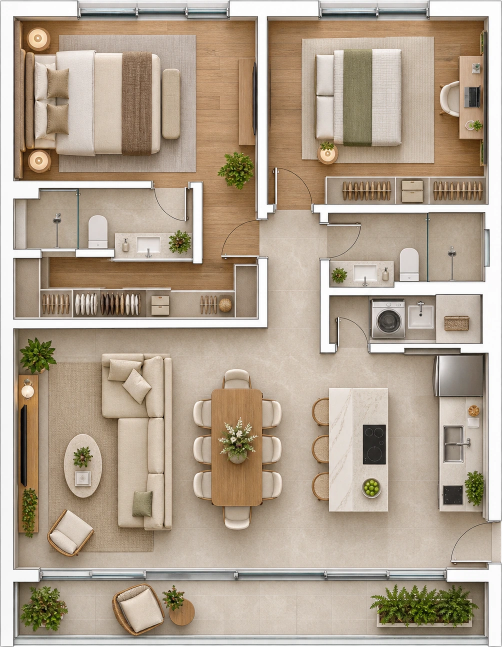
#> input picture assets/plantas/web/AP-01/planta.webp, 1004 x 1294 px, given in place of planta.png, which was not available (shown at 1/2 size)
$ python -i gerar-paredes.py   (imports and definitions only)
#> lines starting #> are read from the running program, lines starting #| are printed output that depends on the picture; after the words box and inside, x2 and y2 are one past the last pixel; in counts of white or black regions, pixels touching at a corner belong together
"""Extrai as paredes brancas de cada planta para virarem uma camada em relevo (3D).

Entrada : assets/plantas/<ID>/planta.png (e estrutura.png nas casas, que tem paredes limpas)
Saída   : assets/plantas/web/<ID>/paredes.webp  — mesmo tamanho de planta.webp,
          branco onde há parede, transparente no resto (o app empilha a camada em alturas).
Uso     : python tools/gerar-paredes.py [ID ...]
"""
import sys
from pathlib import Path

import cv2
import numpy as np
from PIL import Image

RAIZ = Path(__file__).resolve().parent.parent
SRC = RAIZ / "assets" / "plantas"
OUT = SRC / "web"
PLANTA_MAX = 1400  # igual a tools/otimizar-plantas.py (as camadas precisam casar pixel a pixel)


def mascara_paredes(rgba, e_estrutura):
    a = np.asarray(rgba)
    rgb, alfa = a[..., :3].astype(np.int16), a[..., 3]
    minimo = rgb.min(axis=2)
    sat = rgb.max(axis=2) - minimo
    # parede = branco quase puro, sem cor; piso/móveis são creme ou madeira
    # (nas plantas geradas o branco varia de ~232 a 255 conforme a iluminação)
    limiar = 228 if e_estrutura else 232
    m = ((minimo >= limiar) & (sat <= 9) & (alfa > 200)).astype(np.uint8)
    # tira pontinhos soltos (brilho de almofada, reflexo) e fecha furinhos
    m = cv2.morphologyEx(m, cv2.MORPH_OPEN, np.ones((3, 3), np.uint8))
    m = cv2.morphologyEx(m, cv2.MORPH_CLOSE, np.ones((5, 5), np.uint8))
    n, rot, st, _ = cv2.connectedComponentsWithStats(m, 8)
    area_min = m.shape[0] * m.shape[1] * (0.0003 if e_estrutura else 0.0016)
    manter = np.zeros(n, bool)
    for i in range(1, n):
        x, y, w, h, area = st[i]
        # na planta mobiliada parede é longa e mancha de móvel não; na estrutura só há parede
        comprido = e_estrutura or max(w, h) >= 0.09 * max(m.shape)
        if area >= area_min and comprido:
            manter[i] = True
    return manter[rot].astype(np.uint8)


def processar(id_):
#> called with id_ = '../assets/reflexo-boulevard.webp'
    p = Image.open(SRC / id_ / "planta.png").convert("RGBA")
#> p is the input picture: PIL image 1004x1294 RGBA; mean R, G, B, A 177.1, 161.4, 142.8, 251.6
    bbox = p.getchannel("A").point(lambda a: 255 if a > 24 else 0).getbbox()
#> bbox = (0, 0, 1004, 1294)
    fonte = p
    estrutura = SRC / id_ / "estrutura.png"
    e_estrutura = estrutura.exists()
    if e_estrutura:
        fonte = Image.open(estrutura).convert("RGBA")
        if fonte.size != p.size:
            fonte = fonte.resize(p.size, Image.LANCZOS)
    if bbox:
        p = p.crop(bbox)
        fonte = fonte.crop(bbox)
    esc = min(1.0, PLANTA_MAX / max(p.size))  # mesma regra do otimizar-plantas: nunca amplia
#> esc = 1
    tam = (round(p.size[0] * esc), round(p.size[1] * esc))
#> tam = (1004, 1294)
    fonte = fonte.resize(tam, Image.LANCZOS)
    m = mascara_paredes(fonte, e_estrutura)
#> in mascara_paredes, `rgb, alfa = a[..., :3].astype(np.int16), a[..., 3]`:
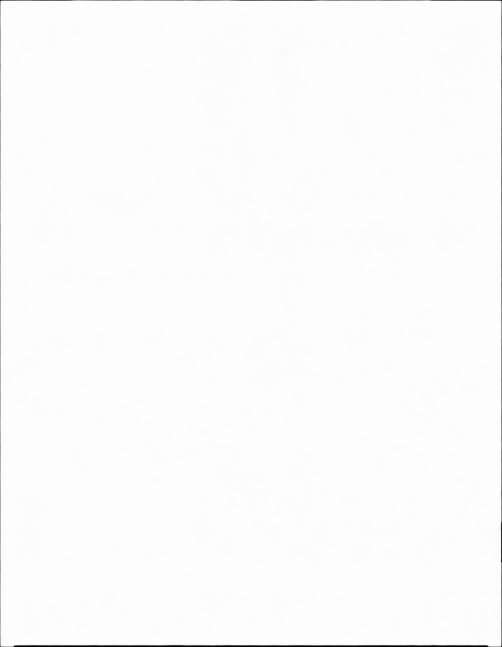
#> alfa: shape (1294, 1004) (shown at 1/2 size); min 0, max 255, mean 251.6
#> in mascara_paredes, `minimo = rgb.min(axis=2)`:
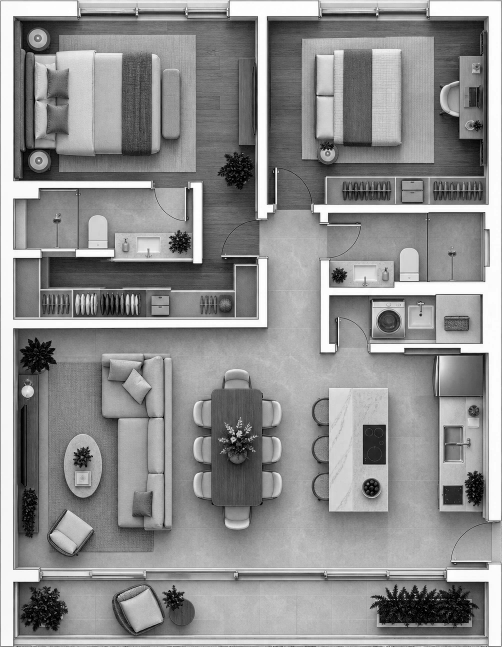
#> minimo: shape (1294, 1004) int16 (shown at 1/2 size); min 0, max 255, mean 142.6
#> in mascara_paredes, `sat = rgb.max(axis=2) - minimo`:
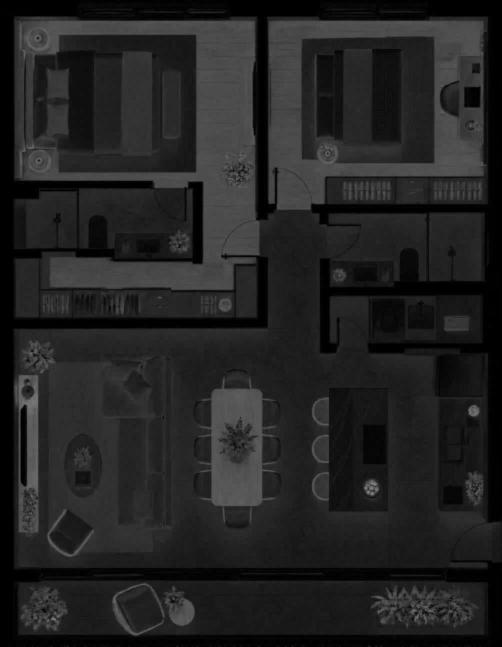
#> sat: shape (1294, 1004) int16 (shown at 1/2 size); min 0, max 139, mean 34.7
#> in mascara_paredes, `m = ((minimo >= limiar) & (sat <= 9) & (alfa > 200)).astype(np.uint8)`:
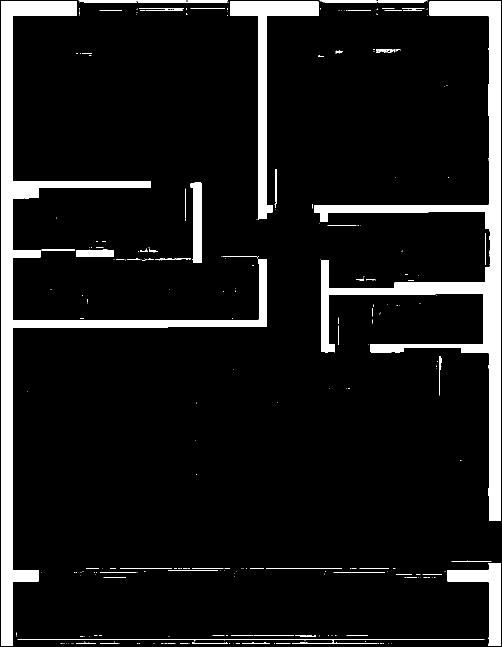
#> m: shape (1294, 1004) (shown at 1/2 size); values 0 (black) and 1 (white), 9.8% white; 315 white regions (245 under 20 px), largest, box (x1, y1, x2, y2) and area: (2, 3, 534, 1292) 50584, (628, 3, 1002, 1041) 47746, (460, 3, 637, 437) 12223
#> in mascara_paredes, `m = cv2.morphologyEx(m, cv2.MORPH_OPEN, np.ones((3, 3), np.uint8))`:
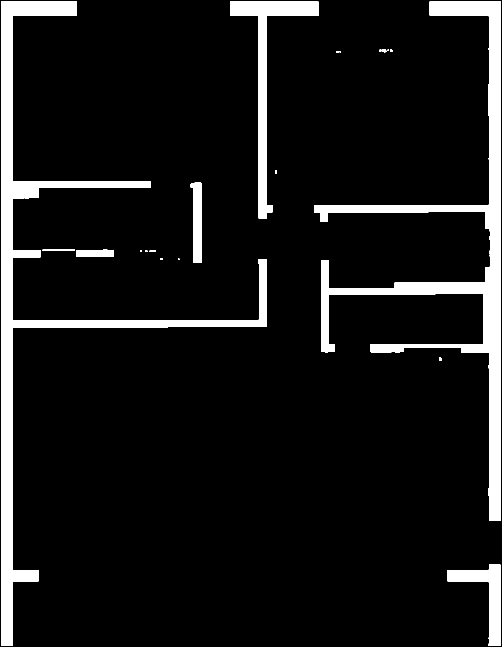
#> m: shape (1294, 1004) (shown at 1/2 size); values 0 (black) and 1 (white), 9.3% white; 20 white regions (7 under 20 px), largest, box (x1, y1, x2, y2) and area: (2, 3, 534, 1292) 50584, (628, 3, 1002, 1041) 47741, (460, 3, 637, 437) 12222
#> in mascara_paredes, `m = cv2.morphologyEx(m, cv2.MORPH_CLOSE, np.ones((5, 5), np.uint8))`:
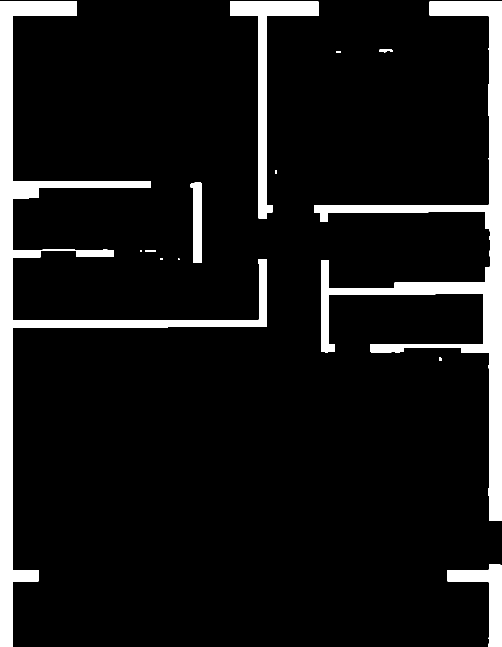
#> m: shape (1294, 1004) (shown at 1/2 size); values 0 (black) and 1 (white), 9.7% white; 13 white regions (3 under 20 px), largest, box (x1, y1, x2, y2) and area: (0, 3, 534, 1294) 54419, (628, 3, 1004, 1041) 49818, (460, 3, 637, 437) 12222
#> in mascara_paredes, `n, rot, st, _ = cv2.connectedComponentsWithStats(m, 8)`:
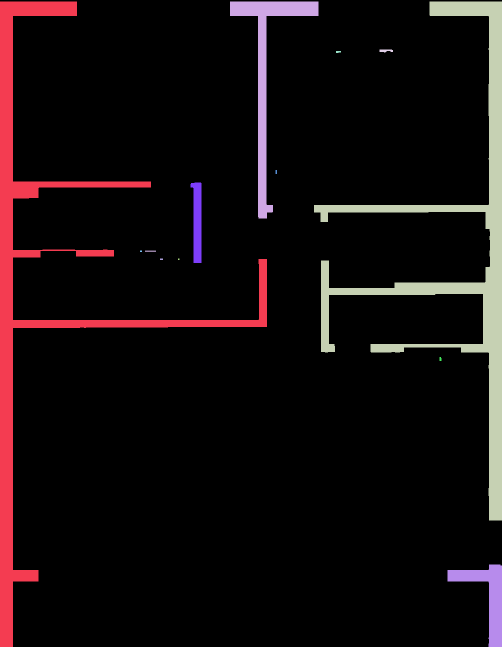
#> rot: shape (1294, 1004) int32 (shown at 1/2 size); 14 distinct labels, from 0 to 13; one colour per label, 0 black
#> in mascara_paredes, `n, rot, st, _ = cv2.connectedComponentsWithStats(m, 8)`: n = 14; st = 14 rows, first 6: [0, 0, 1004, 1294, 1173571], [0, 3, 534, 1291, 54419], [460, 3, 177, 434, 12222], [628, 3, 376, 1038, 49818], [759, 99, 27, 6, 120], [672, 102, 10, 4, 35]
#> the loop in mascara_paredes, `for i in range(1, n):` made 13 passes
#> (x, y, w, h, area, comprido) on passes 1, 2, 3, 4, 5, 6, 7, 9, 12, 13: (0, 3, 534, 1291, 54419, True), (460, 3, 177, 434, 12222, True), (628, 3, 376, 1038, 49818, True), (759, 99, 27, 6, 120, False), (672, 102, 10, 4, 35, False), (551, 340, 3, 8, 24, False), (381, 365, 22, 161, 2626, True), (290, 501, 22, 3, 66, False), (879, 714, 4, 8, 30, False), (895, 1129, 109, 165, 6206, True)
#> after the loop in mascara_paredes, `for i in range(1, n):`: manter = [False, True, True, True, False, False, False, True, False, False, False, False, False, True]
#> in mascara_paredes, `return manter[rot].astype(np.uint8)`: returned value: shape (1294, 1004); values 0 (black) and 1 (white), 9.6% white; 5 white regions, box (x1, y1, x2, y2) and area: (0, 3, 534, 1294) 54419, (628, 3, 1004, 1041) 49818, (460, 3, 637, 437) 12222, (895, 1129, 1004, 1294) 6206, (381, 365, 403, 526) 2626
    saida = np.zeros((*m.shape, 4), np.uint8)
    saida[..., :3] = 255
    saida[..., 3] = m * 255
    pasta = OUT / id_
    pasta.mkdir(parents=True, exist_ok=True)
    Image.fromarray(saida, "RGBA").save(pasta / "paredes.webp", "WEBP", lossless=True, method=6)
    return tam, float(m.mean())


def main():
    ids = sys.argv[1:] or sorted(p.name for p in SRC.iterdir() if p.is_dir() and p.name[:2] in ("AP", "CS"))
    for id_ in ids:
        tam, cob = processar(id_)
        print(id_, tam, f"paredes cobrem {cob * 100:.1f}%")


# [2 lines not run here, left out]

>>> result = processar('../assets/reflexo-boulevard.webp')
#> result = ((1004, 1294), 0.0964)
